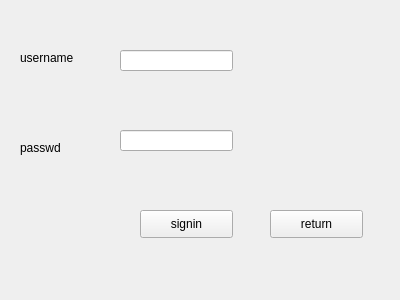
<?xml version="1.0" encoding="UTF-8"?>
<ui version="4.0">
 <class>signin</class>
 <widget class="QWidget" name="signin">
  <property name="geometry">
   <rect>
    <x>0</x>
    <y>0</y>
    <width>400</width>
    <height>300</height>
   </rect>
  </property>
  <property name="windowTitle">
   <string>Form</string>
  </property>
  <widget class="QPushButton" name="busin">
   <property name="geometry">
    <rect>
     <x>140</x>
     <y>210</y>
     <width>93</width>
     <height>28</height>
    </rect>
   </property>
   <property name="text">
    <string>signin</string>
   </property>
  </widget>
  <widget class="QLineEdit" name="userin">
   <property name="geometry">
    <rect>
     <x>120</x>
     <y>50</y>
     <width>113</width>
     <height>21</height>
    </rect>
   </property>
  </widget>
  <widget class="QLineEdit" name="passwdin">
   <property name="geometry">
    <rect>
     <x>120</x>
     <y>130</y>
     <width>113</width>
     <height>21</height>
    </rect>
   </property>
  </widget>
  <widget class="QLabel" name="label">
   <property name="geometry">
    <rect>
     <x>20</x>
     <y>50</y>
     <width>72</width>
     <height>15</height>
    </rect>
   </property>
   <property name="text">
    <string>username</string>
   </property>
  </widget>
  <widget class="QLabel" name="label_2">
   <property name="geometry">
    <rect>
     <x>20</x>
     <y>140</y>
     <width>72</width>
     <height>15</height>
    </rect>
   </property>
   <property name="text">
    <string>passwd</string>
   </property>
  </widget>
  <widget class="QPushButton" name="returin">
   <property name="geometry">
    <rect>
     <x>270</x>
     <y>210</y>
     <width>93</width>
     <height>28</height>
    </rect>
   </property>
   <property name="text">
    <string>return</string>
   </property>
  </widget>
 </widget>
 <resources/>
 <connections/>
</ui>
